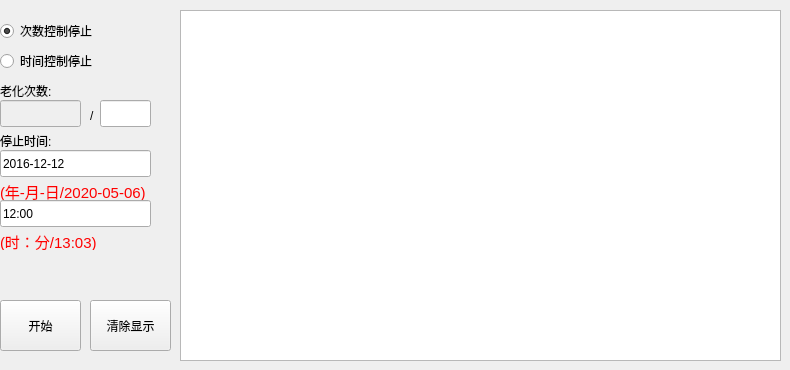
   <widget class="QWidget" name="page_9">
    <widget class="QPushButton" name="pushButton_enold_start">
     <property name="geometry">
      <rect>
       <x>0</x>
       <y>300</y>
       <width>81</width>
       <height>51</height>
      </rect>
     </property>
     <property name="text">
      <string>开始</string>
     </property>
    </widget>
    <widget class="QPlainTextEdit" name="plainTextEdit">
     <property name="geometry">
      <rect>
       <x>180</x>
       <y>10</y>
       <width>601</width>
       <height>351</height>
      </rect>
     </property>
    </widget>
    <widget class="QLineEdit" name="lineEdit_std_oldtimes">
     <property name="geometry">
      <rect>
       <x>100</x>
       <y>100</y>
       <width>51</width>
       <height>27</height>
      </rect>
     </property>
    </widget>
    <widget class="QRadioButton" name="radioButton">
     <property name="geometry">
      <rect>
       <x>0</x>
       <y>20</y>
       <width>121</width>
       <height>22</height>
      </rect>
     </property>
     <property name="text">
      <string>次数控制停止</string>
     </property>
     <property name="checked">
      <bool>true</bool>
     </property>
    </widget>
    <widget class="QRadioButton" name="radioButton_2">
     <property name="geometry">
      <rect>
       <x>0</x>
       <y>50</y>
       <width>116</width>
       <height>22</height>
      </rect>
     </property>
     <property name="text">
      <string>时间控制停止</string>
     </property>
    </widget>
    <widget class="QLabel" name="label_19">
     <property name="geometry">
      <rect>
       <x>0</x>
       <y>80</y>
       <width>71</width>
       <height>21</height>
      </rect>
     </property>
     <property name="text">
      <string>老化次数:</string>
     </property>
    </widget>
    <widget class="QLabel" name="label_20">
     <property name="geometry">
      <rect>
       <x>0</x>
       <y>130</y>
       <width>71</width>
       <height>21</height>
      </rect>
     </property>
     <property name="text">
      <string>停止时间:</string>
     </property>
    </widget>
    <widget class="QLineEdit" name="lineEdit_std_stop_date">
     <property name="geometry">
      <rect>
       <x>0</x>
       <y>150</y>
       <width>151</width>
       <height>27</height>
      </rect>
     </property>
     <property name="text">
      <string>2016-12-12</string>
     </property>
    </widget>
    <widget class="QLineEdit" name="lineEdit_std_stop_time">
     <property name="geometry">
      <rect>
       <x>0</x>
       <y>200</y>
       <width>151</width>
       <height>27</height>
      </rect>
     </property>
     <property name="text">
      <string>12:00</string>
     </property>
    </widget>
    <widget class="QLabel" name="label_21">
     <property name="geometry">
      <rect>
       <x>0</x>
       <y>230</y>
       <width>141</width>
       <height>20</height>
      </rect>
     </property>
     <property name="text">
      <string>&lt;!DOCTYPE HTML PUBLIC &quot;-//W3C//DTD HTML 4.0//EN&quot; &quot;http://www.w3.org/TR/REC-html40/strict.dtd&quot;&gt;
&lt;html&gt;&lt;head&gt;&lt;meta name=&quot;qrichtext&quot; content=&quot;1&quot; /&gt;&lt;style type=&quot;text/css&quot;&gt;
p, li { white-space: pre-wrap; }
&lt;/style&gt;&lt;/head&gt;&lt;body style=&quot; font-family:'Ubuntu'; font-size:11pt; font-weight:400; font-style:normal;&quot;&gt;
&lt;table border=&quot;0&quot; style=&quot;-qt-table-type: root; margin-top:4px; margin-bottom:4px; margin-left:4px; margin-right:4px;&quot;&gt;
&lt;tr&gt;
&lt;td style=&quot;border: none;&quot;&gt;
&lt;p style=&quot; margin-top:0px; margin-bottom:0px; margin-left:0px; margin-right:0px; -qt-block-indent:0; text-indent:0px;&quot;&gt;&lt;span style=&quot; color:#ff0000;&quot;&gt;(时：分/13:03)&lt;/span&gt;&lt;/p&gt;&lt;/td&gt;&lt;/tr&gt;&lt;/table&gt;&lt;/body&gt;&lt;/html&gt;</string>
     </property>
    </widget>
    <widget class="QLineEdit" name="lineEdit_4">
     <property name="enabled">
      <bool>false</bool>
     </property>
     <property name="geometry">
      <rect>
       <x>0</x>
       <y>100</y>
       <width>81</width>
       <height>27</height>
      </rect>
     </property>
    </widget>
    <widget class="QLabel" name="label_22">
     <property name="geometry">
      <rect>
       <x>0</x>
       <y>180</y>
       <width>151</width>
       <height>20</height>
      </rect>
     </property>
     <property name="text">
      <string>&lt;!DOCTYPE HTML PUBLIC &quot;-//W3C//DTD HTML 4.0//EN&quot; &quot;http://www.w3.org/TR/REC-html40/strict.dtd&quot;&gt;
&lt;html&gt;&lt;head&gt;&lt;meta name=&quot;qrichtext&quot; content=&quot;1&quot; /&gt;&lt;style type=&quot;text/css&quot;&gt;
p, li { white-space: pre-wrap; }
&lt;/style&gt;&lt;/head&gt;&lt;body style=&quot; font-family:'Ubuntu'; font-size:11pt; font-weight:400; font-style:normal;&quot;&gt;
&lt;table border=&quot;0&quot; style=&quot;-qt-table-type: root; margin-top:4px; margin-bottom:4px; margin-left:4px; margin-right:4px;&quot;&gt;
&lt;tr&gt;
&lt;td style=&quot;border: none;&quot;&gt;
&lt;p style=&quot; margin-top:0px; margin-bottom:0px; margin-left:0px; margin-right:0px; -qt-block-indent:0; text-indent:0px;&quot;&gt;&lt;span style=&quot; color:#ff0000;&quot;&gt;(年-月-日/2020-05-06)&lt;/span&gt;&lt;/p&gt;&lt;/td&gt;&lt;/tr&gt;&lt;/table&gt;&lt;/body&gt;&lt;/html&gt;</string>
     </property>
    </widget>
    <widget class="QLabel" name="label_23">
     <property name="geometry">
      <rect>
       <x>90</x>
       <y>100</y>
       <width>21</width>
       <height>31</height>
      </rect>
     </property>
     <property name="text">
      <string>/</string>
     </property>
    </widget>
    <widget class="QPushButton" name="pushButton_enold_del">
     <property name="geometry">
      <rect>
       <x>90</x>
       <y>300</y>
       <width>81</width>
       <height>51</height>
      </rect>
     </property>
     <property name="text">
      <string>清除显示</string>
     </property>
    </widget>
    <widget class="QLabel" name="label_OldTips">
     <property name="enabled">
      <bool>false</bool>
     </property>
     <property name="geometry">
      <rect>
       <x>10</x>
       <y>260</y>
       <width>141</width>
       <height>31</height>
      </rect>
     </property>
     <property name="font">
      <font>
       <pointsize>16</pointsize>
      </font>
     </property>
     <property name="styleSheet">
      <string notr="true">color: rgb(251, 72, 68);</string>
     </property>
     <property name="text">
      <string/>
     </property>
    </widget>
   </widget>
